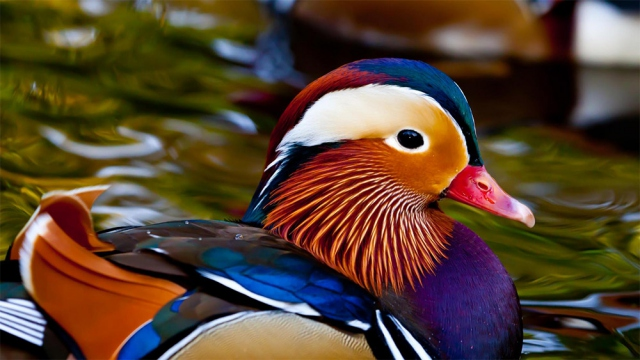
#> input picture seg threshold/guss.jpg, 640 x 360 px
$ python seg.py
#> lines starting #> are read from the running program, lines starting #| are printed output that depends on the picture; after the words box and inside, x2 and y2 are one past the last pixel; in counts of white or black regions, pixels touching at a corner belong together
import cv2
resim = cv2.imread('guss.jpg', cv2.IMREAD_GRAYSCALE)
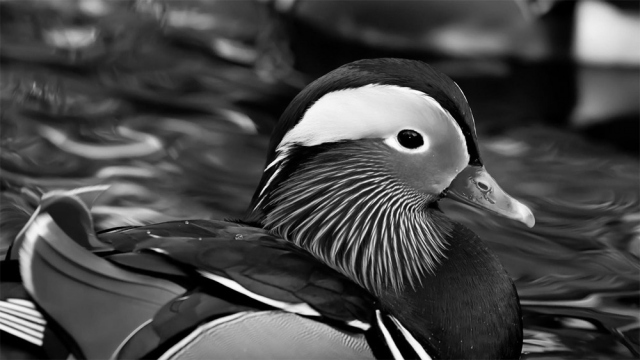
#> resim: shape (360, 640); min 0, max 255, mean 70.9

threshold_value = 120
esikliresim = cv2.threshold(resim, threshold_value, 255, cv2.THRESH_BINARY)[1]
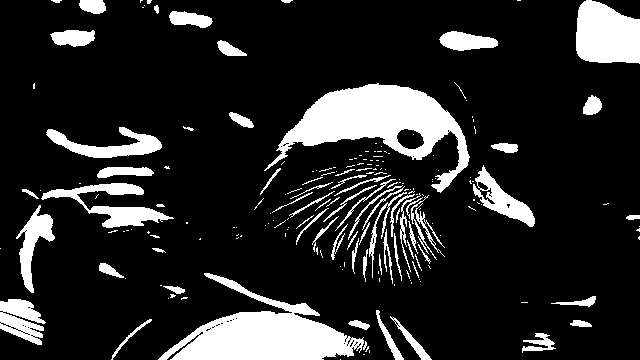
#> esikliresim: shape (360, 640); 15.9% white; 201 white regions (129 under 20 px), largest, box (x1, y1, x2, y2) and area: (264, 83, 470, 193) 8492, (158, 273, 364, 360) 7661, (576, 0, 640, 64) 3358

cv2.imshow('with threshold', esikliresim)
cv2.waitKey(0)
cv2.destroyAllWindows()
